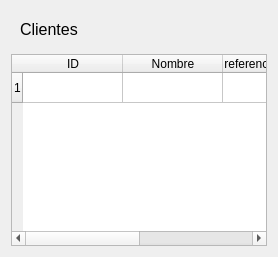
                <widget class="QWidget" name="tbClient_3">
                 <layout class="QVBoxLayout" name="verticalLayout_11">
                  <item>
                   <widget class="QWidget" name="widget_12" native="true">
                    <layout class="QHBoxLayout" name="horizontalLayout_13">
                     <item>
                      <widget class="QLabel" name="label_8">
                       <property name="font">
                        <font>
                         <pointsize>12</pointsize>
                        </font>
                       </property>
                       <property name="text">
                        <string>Clientes</string>
                       </property>
                      </widget>
                     </item>
                    </layout>
                   </widget>
                  </item>
                  <item>
                   <widget class="QTableWidget" name="tableClient_3">
                    <property name="horizontalScrollBarPolicy">
                     <enum>Qt::ScrollBarPolicy::ScrollBarAsNeeded</enum>
                    </property>
                    <property name="sizeAdjustPolicy">
                     <enum>QAbstractScrollArea::SizeAdjustPolicy::AdjustIgnored</enum>
                    </property>
                    <property name="selectionBehavior">
                     <enum>QAbstractItemView::SelectionBehavior::SelectRows</enum>
                    </property>
                    <property name="horizontalScrollMode">
                     <enum>QAbstractItemView::ScrollMode::ScrollPerItem</enum>
                    </property>
                    <property name="gridStyle">
                     <enum>Qt::PenStyle::SolidLine</enum>
                    </property>
                    <attribute name="horizontalHeaderCascadingSectionResizes">
                     <bool>false</bool>
                    </attribute>
                    <attribute name="horizontalHeaderShowSortIndicator" stdset="0">
                     <bool>false</bool>
                    </attribute>
                    <attribute name="horizontalHeaderStretchLastSection">
                     <bool>true</bool>
                    </attribute>
                    <attribute name="verticalHeaderCascadingSectionResizes">
                     <bool>false</bool>
                    </attribute>
                    <attribute name="verticalHeaderShowSortIndicator" stdset="0">
                     <bool>false</bool>
                    </attribute>
                    <attribute name="verticalHeaderStretchLastSection">
                     <bool>false</bool>
                    </attribute>
                    <row>
                     <property name="text">
                      <string>1</string>
                     </property>
                    </row>
                    <column>
                     <property name="text">
                      <string>ID</string>
                     </property>
                    </column>
                    <column>
                     <property name="text">
                      <string>Nombre</string>
                     </property>
                    </column>
                    <column>
                     <property name="text">
                      <string>Preferencia de Sabor</string>
                     </property>
                    </column>
                    <column>
                     <property name="text">
                      <string>Historial combinaciones</string>
                     </property>
                    </column>
                   </widget>
                  </item>
                 </layout>
                </widget>
